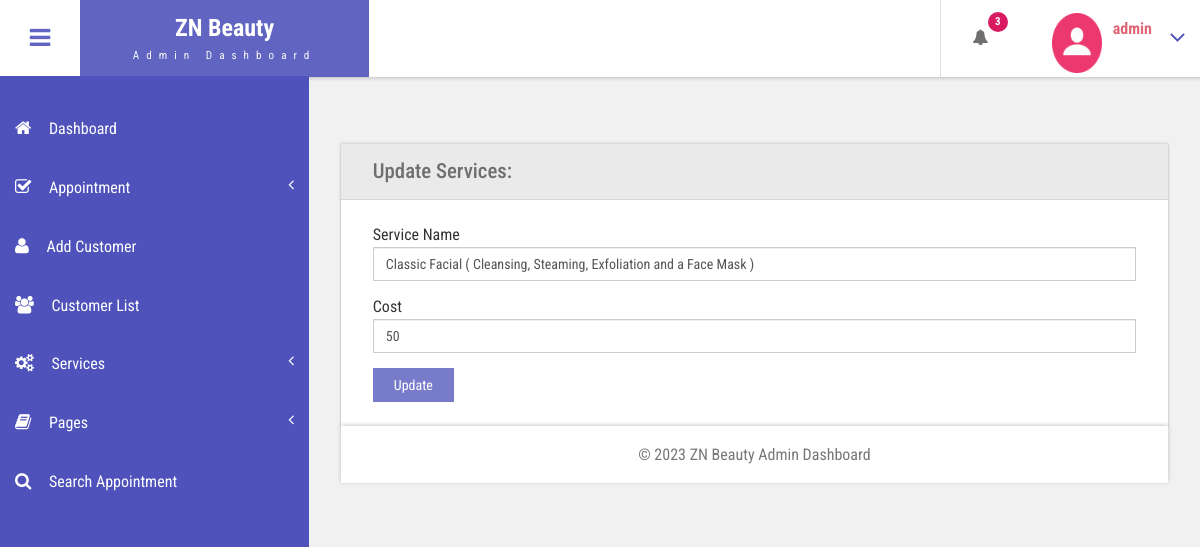
Screenshot of /beauty/admin/edit-services.php?editid=16 (signed in) with the database file from the repository.
### tables this page shows
CREATE TABLE `tblservices` (
  `ID` int(10) NOT NULL,
  `ServiceName` varchar(200) DEFAULT NULL,
  `Cost` int(10) DEFAULT NULL,
  `CreationDate` timestamp NULL DEFAULT current_timestamp()
);

### beauty/admin/edit-services.php (the view, shortened to what this page needs)
<?php
include('includes/dbconnection.php');
if (strlen($_SESSION['bpmsaid']==0)) {
  header('location:logout.php');
  } else{
  ?>
<!DOCTYPE HTML>
<html>
<head>
<link href="css/bootstrap.css" rel='stylesheet' type='text/css' />
<link href="css/style.css" rel='stylesheet' type='text/css' />
<link href="css/font-awesome.css" rel="stylesheet">
<link href="css/animate.css" rel="stylesheet" type="text/css" media="all">
<link href="css/custom.css" rel="stylesheet">
</head>
<body class="cbp-spmenu-push">
	<div class="main-content">
		 <?php include_once('includes/sidebar.php');?>
	 <?php include_once('includes/header.php');?>
		<div id="page-wrapper">
			<div class="main-page">
				<div class="forms">
					<div class="form-grids row widget-shadow" data-example-id="basic-forms">
						<div class="form-title">
							<h4>Update Services:</h4>
						</div>
						<div class="form-body">
							<form method="post">
  <?php
 $cid=$_GET['editid'];
$ret=mysqli_query($con,"select * from  tblservices where ID='$cid'");
while ($row=mysqli_fetch_array($ret)) {
?>
							 <div class="form-group"> <label for="exampleInputEmail1">Service Name</label> <input type="text" class="form-control" id="sername" name="sername" placeholder="Service Name" value="<?php  echo $row['ServiceName'];?>" required="true"> </div> <div class="form-group"> <label for="exampleInputPassword1">Cost</label> <input type="text" id="cost" name="cost" class="form-control" placeholder="Cost" value="<?php  echo $row['Cost'];?>" required="true"> </div>
							 <?php } ?>
							  <button type="submit" name="submit" class="btn btn-default">Update</button> </form>
						</div>
					</div>
			</div>
		</div>
		 <?php include_once('includes/footer.php');?>
	</div>
</body>
</html>
<?php } ?>

### beauty/admin/includes/header.php (shortened to what this page needs)
<div class="sticky-header header-section ">
      <div class="header-left">
        <button id="showLeftPush"><i class="fa fa-bars"></i></button>
        <div class="logo">
          <a href="index.html">
            <h1>ZN Beauty </h1>
            <span>Admin Dashboard</span>
          </a>
        </div>
      </div>
      <div class="header-right">
        <div class="profile_details_left">
          <ul class="nofitications-dropdown">
            <?php
$ret1=mysqli_query($con,"select ID,Name from  tblappointment where Status=''");
$num=mysqli_num_rows($ret1);
?>
            <li class="dropdown head-dpdn">
              <a href="#" class="dropdown-toggle" data-toggle="dropdown" aria-expanded="false"><i class="fa fa-bell"></i>
              <span class="badge blue"><?php echo $num;?></span></a>
            </li>
          </ul>
          <div class="clearfix"> </div>
        </div>
        <div class="profile_details">
        <?php
$adid=$_SESSION['bpmsaid'];
$ret=mysqli_query($con,"select AdminName from tbladmin where ID='$adid'");
$row=mysqli_fetch_array($ret);
$name=$row['AdminName'];
?>
          <ul>
            <li class="dropdown profile_details_drop">
              <a href="#" class="dropdown-toggle" data-toggle="dropdown" aria-expanded="false">
                <div class="profile_img">
                  <span class="prfil-img"><img src="images/111.png" alt="" width="50" height="60"> </span>
                  <div class="user-name">
                    <p><?php echo $name; ?></p>
                  </div>
                  <i class="fa fa-angle-down lnr"></i>
                  <div class="clearfix"></div>
                </div>
              </a>
            </li>
          </ul>
        </div>
      </div>
      <div class="clearfix"> </div>
    </div>

### beauty/admin/css/style.css (style rules this page uses)
h4, h5, h6, h1, h2, h3 { margin: 0; }
ul, ol { margin: 0; }
p { margin: 0; }
html, body { font-family: 'Roboto Condensed', sans-serif; font-size: 100%; overflow-x: hidden; background: #fff; }
body a { transition: 0.5s all ease; -webkit-transition: 0.5s all ease; -moz-transition: 0.5s all ease; -o-transition: 0.5s all ease; -ms-transition: 0.5s all ease; text-decoration:none; }
h1,h2,h3,h4,h5,h6 { margin:0; }
p { margin:0; }
ul,label { margin:0; padding:0; }
.main-content { position: relative; }
.sticky-header { position: fixed; top: 0; left:0px; width: 100%; z-index: 100; }
.header-section { background:#FFF; box-shadow: 1px 1px 4px rgba(0, 0, 0, 0.21); -webkit-box-shadow: 1px 1px 4px rgba(0, 0, 0, 0.21); -moz-box-shadow: 1px 1px 4px rgba(0, 0, 0, 0.21); -o-box-shadow: 1px 1px 4px rgba(0, 0, 0, 0.21); }
.header-section::after { clear: both; display: block; content: ''; }
.header-left { float: left; width: 45%; }
.header-right { float: right; }
button#showLeftPush { font-size: 1.5em; width: 80px; padding: 0.87em 0; text-align: center; cursor: pointer; float: left; color: #6F6F6F; -moz-transition: all 0.2s ease-out 0s; -webkit-transition: all 0.2s ease-out 0s; transition: all 0.2s ease-out 0s; border: none; background-color: #fff; outline:none; }
.cbp-spmenu-push { overflow-x: hidden; position: relative; }
.cbp-spmenu, .cbp-spmenu-push { -webkit-transition: all 0.3s ease; -moz-transition: all 0.3s ease; transition: all 0.3s ease; }
.cbp-spmenu-push div#page-wrapper { margin: 0 0 0 19.3em; transition:.5s all; -webkit-transition:.5s all; -moz-transition:.5s all; }
.fa { display: inline-block; font-family: FontAwesome; font-style: normal; font-weight: normal; line-height: 1; -webkit-font-smoothing: antialiased; -moz-osx-font-smoothing: grayscale; }
.logo { background: #6164C1; text-align: center; float: left; }
.logo a { padding: 0.9em 3.3em .7em; display: block; text-decoration: none; }
.logo a h1 { color: #fff; font-size: 1.5em; line-height: 1.2em; font-weight: 700; }
.logo a span { color: #F8F8F8; font-size: .7em; text-align: center; letter-spacing: 7px; }
.profile_details_left { float: left; }
li.dropdown.head-dpdn { display: inline-block; padding: 1.7em 0; border-left: 1px solid #E0E0E0; float: left; }
li.dropdown.head-dpdn a.dropdown-toggle { padding: 1.7em 2em; }
i.fa.fa-bell { color:#6F6F6F; }
.header-right span.badge { font-size: 11px; font-weight: bold; color: #FFF; background: #8BC34A; line-height: 15px; width: 20px; height: 20px; border-radius: 2em; -webkit-border-radius: 2em; -moz-border-radius: 2em; -o-border-radius: 2em; text-align: center; display: inline-block; position: absolute; top: 16%; padding: 2px 0 0; }
.header-right span.blue { background-color:#D81B60; }
.profile_details { float: right; }
.profile_details_drop a.dropdown-toggle { display:block; padding: 0.8em 3em 0 2em; }
.profile_img span.prfil-img { float:left; }
.user-name { float:left; margin-top:8px; margin-left:11px; height:35px; }
.profile_details ul li { list-style-type:none; position:relative; }
.profile_details li a i.fa.lnr { position: absolute; top: 34%; right: 8%; color: #4F52BA; font-size: 1.6em; }
.user-name p { font-size:1em; color:#DD6777; line-height:1em; font-weight:700; }
.charts,.row { margin: 2em 0 0; }
.widget-shadow { background-color: #fff; box-shadow: 0 -1px 3px rgba(0,0,0,.12),0 1px 2px rgba(0,0,0,.24); -webkit-box-shadow: 0 -1px 3px rgba(0,0,0,.12),0 1px 2px rgba(0,0,0,.24); -moz-box-shadow: 0 -1px 3px rgba(0,0,0,.12),0 1px 2px rgba(0,0,0,.24); }
.forms h4 { font-size: 1.3em; color: #6F6F6F; }
.form-title { padding: 1em 2em; background-color: #EAEAEA; border-bottom: 1px solid #D6D5D5; }
.form-body { padding: 1.5em 2em; }
.forms label { font-weight: 400; }
.form-control { border-radius: inherit; }
.forms button.btn.btn-default { background-color: rgba(97, 100, 193, 0.85); color: #fff; padding: .5em 1.5em; border: none; outline:none; border-radius: inherit; }

### beauty/admin/css/custom.css (style rules this page uses)
#page-wrapper { padding:7em 2em 2.5em; background-color: #F1F1F1; }

### rows the page displays
tblservices: sername "Classic Facial ( Cleansing, Steaming, Exfoliation and a Face Mask )", cost "50"

### other values shown
$num "3"
$name "admin"
